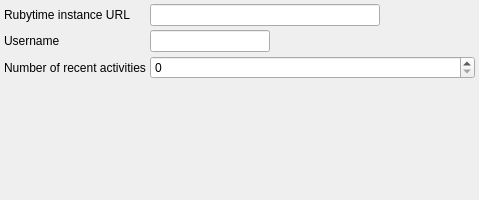
<ui version="4.0" >
 <class>form</class>
 <widget class="QWidget" name="form" >
  <property name="geometry" >
   <rect>
    <x>0</x>
    <y>0</y>
    <width>479</width>
    <height>200</height>
   </rect>
  </property>
  <property name="minimumSize" >
   <size>
    <width>400</width>
    <height>200</height>
   </size>
  </property>
  <property name="windowTitle" >
   <string>Form</string>
  </property>
  <layout class="QFormLayout" name="formLayout" >
   <item row="3" column="1" >
    <widget class="QLineEdit" name="instanceURL" >
     <property name="maximumSize" >
      <size>
       <width>230</width>
       <height>16777215</height>
      </size>
     </property>
    </widget>
   </item>
   <item row="3" column="0" >
    <widget class="QLabel" name="label" >
     <property name="text" >
      <string>Rubytime instance URL</string>
     </property>
    </widget>
   </item>
   <item row="4" column="0" >
    <widget class="QLabel" name="label_2" >
     <property name="text" >
      <string>Username</string>
     </property>
    </widget>
   </item>
   <item row="4" column="1" >
    <widget class="QLineEdit" name="username" >
     <property name="maximumSize" >
      <size>
       <width>120</width>
       <height>16777215</height>
      </size>
     </property>
    </widget>
   </item>
   <item row="5" column="0" >
    <widget class="QLabel" name="label_3" >
     <property name="text" >
      <string>Number of recent activities</string>
     </property>
    </widget>
   </item>
   <item row="5" column="1" >
    <widget class="QSpinBox" name="activitiesNumber" />
   </item>
  </layout>
 </widget>
 <layoutdefault spacing="4" margin="4" />
 <resources/>
 <connections/>
</ui>
